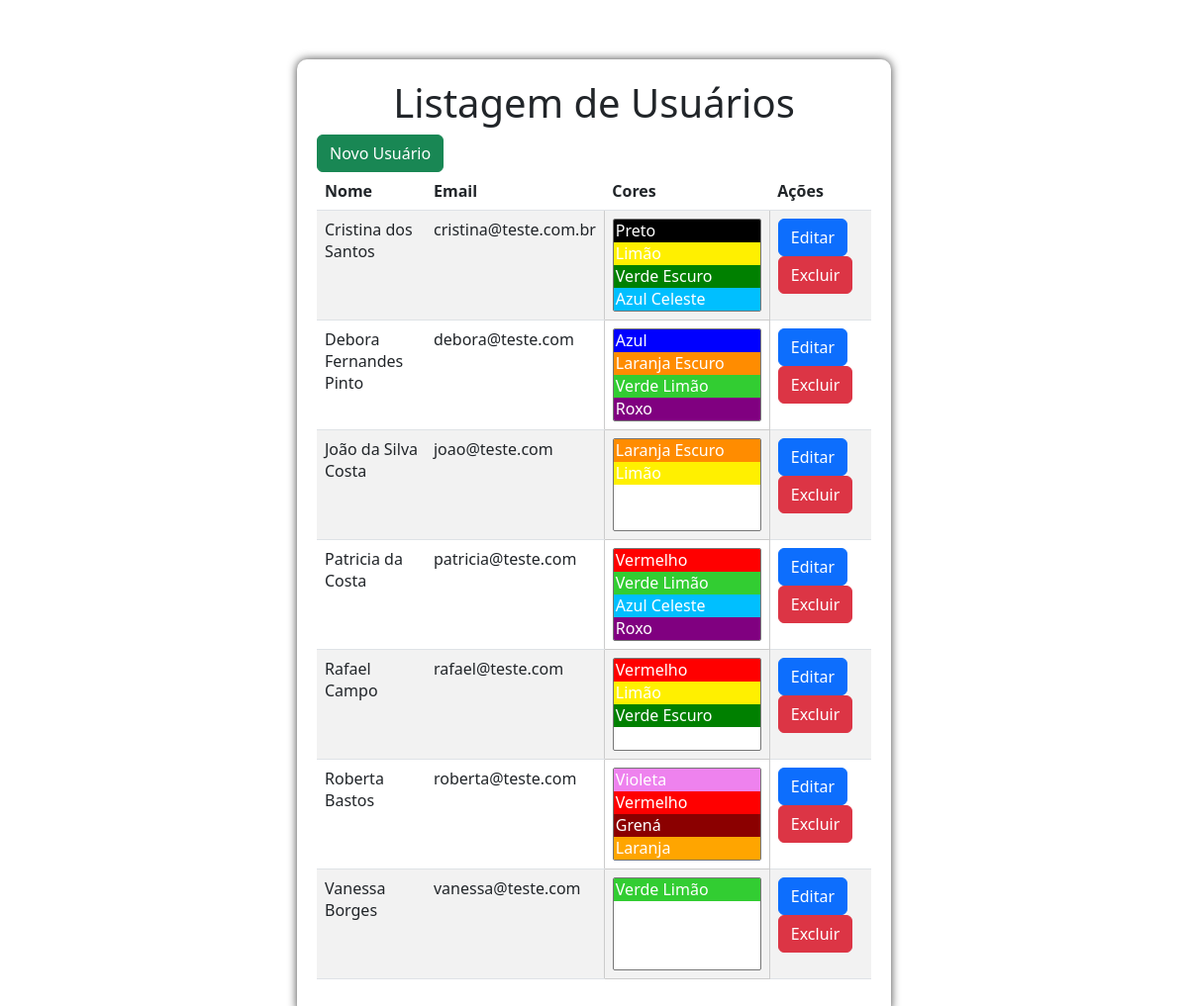
The page / on the database its author committed.
### tables this page shows
CREATE TABLE users (
    id INTEGER PRIMARY KEY AUTOINCREMENT,
    name VARCHAR(100) NOT NULL,
    email VARCHAR(100) NOT NULL
);

### app/View/users/index.php (the view, shortened to what this page needs)
<?php
$stmt = $pdo->query('SELECT u.* FROM users u ORDER BY u.name ASC');
$users = $stmt->fetchAll(PDO::FETCH_ASSOC);
?>
    <div class="container" id='principal'>
    <h1><center>Listagem de Usuários</center></h1>
    <a href="/users/create" class="btn btn-success">Novo Usuário</a>
    <table class='table table-striped'>
        <thead>
            <tr>
                <th>Nome</th>
                <th>Email</th>
                <th>Cores</th>
                <th>Ações</th>
            </tr>
        </thead>
        <tbody>
            <?php foreach ($users as $user): ?>
                <tr>
                    <td><?= $user['name'] ?></td>
                    <td><?= $user['email'] ?></td>
                    <td class="color-cell" style="background-color:<?=$user['hexadecimal']?>; color:#fff"><center>
                    <select multiple style='width:150px'>
                            <?php
                                $stmtColor = $pdo->prepare('SELECT c.* FROM colors c INNER JOIN user_colors uc ON c.id = uc.color_id WHERE uc.user_id = :userId');
                                $stmtColor->execute(['userId' => $user['id']]);
                                $cores = $stmtColor->fetchAll(PDO::FETCH_ASSOC);
                                foreach ($cores as $cor) {
                                    echo "<option value='{$cor['id']}' style='background-color:{$cor['hexadecimal']}; color:#fff;'>{$cor['name']}</option>";
                                }
                            ?>
                    </select>
                    <?= $user['color_name'] ?></center></td>
                    <td>
                        <a href="/users/<?= $user['id'] ?>/edit" class="btn btn-primary">Editar</a>
                        <form action="/users/" method="POST" style="display: inline;">
                            <button type="submit" onclick="return confirm('Tem certeza que deseja excluir este usuário?')" class="btn btn-danger">Excluir</button>
                        </form>
                    </td>
                </tr>
            <?php endforeach; ?>
        </tbody>
    </table>
    </div>

### public/css/estilo.css (style rules this page uses)
#principal { margin-top:5%; box-shadow: 0px 0px 10px 0px rgba(0,0,0,0.75); border-radius: 10px; width:50%; padding:20px 20px 20px 20px }
.color-cell { width: 50px; height: 20px; border: 1px solid #ccc; }

### rows shown on the page
users: name "Cristina dos Santos", email "cristina@teste.com.br"
users: name "Debora Fernandes Pinto", email "debora@teste.com"
users: name "João da Silva Costa", email "joao@teste.com"
users: name "Patricia da Costa", email "patricia@teste.com"
users: name "Rafael Campo", email "rafael@teste.com"
users: name "Roberta Bastos", email "roberta@teste.com"
users: name "Vanessa Borges", email "vanessa@teste.com"
